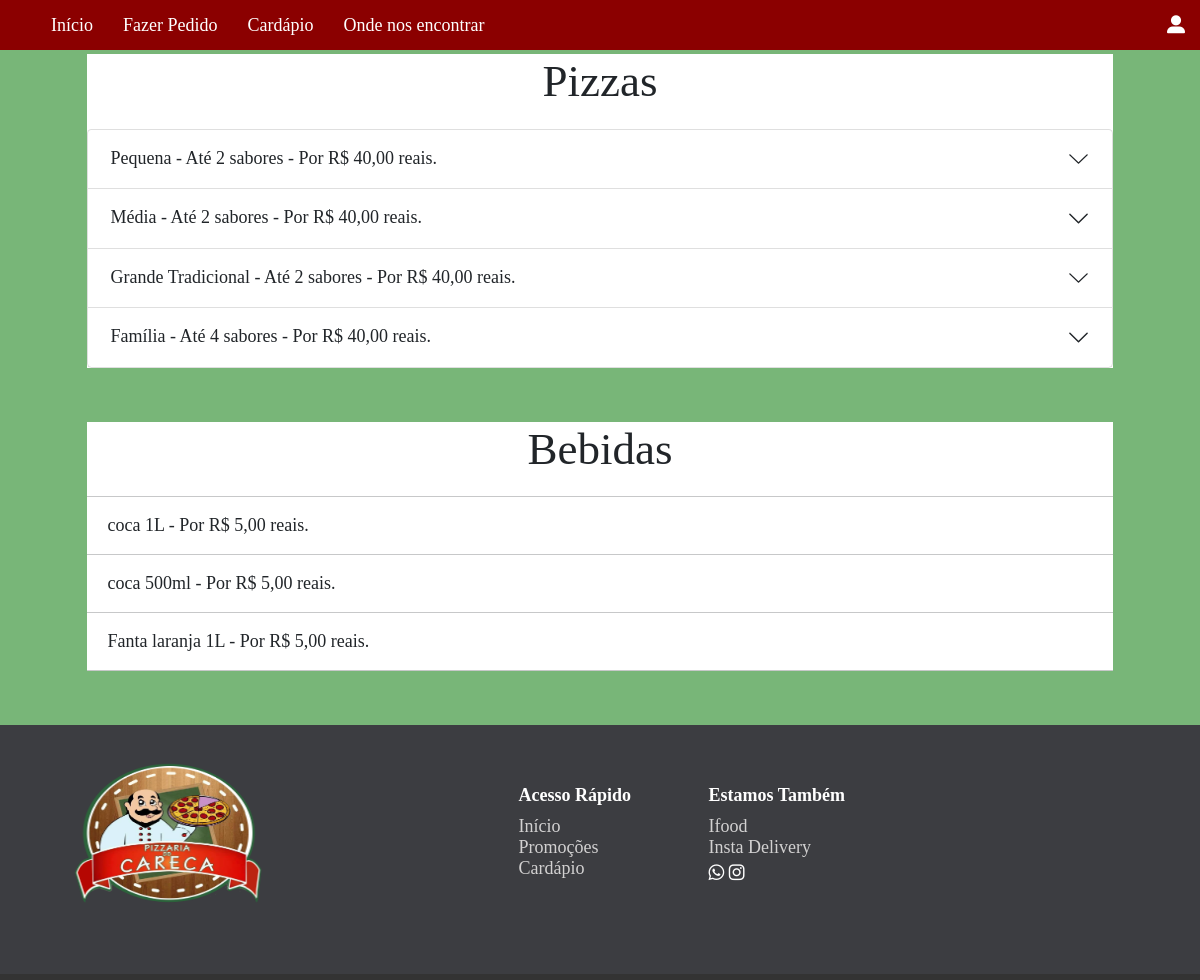
The app's page /cardapio.php, older data.
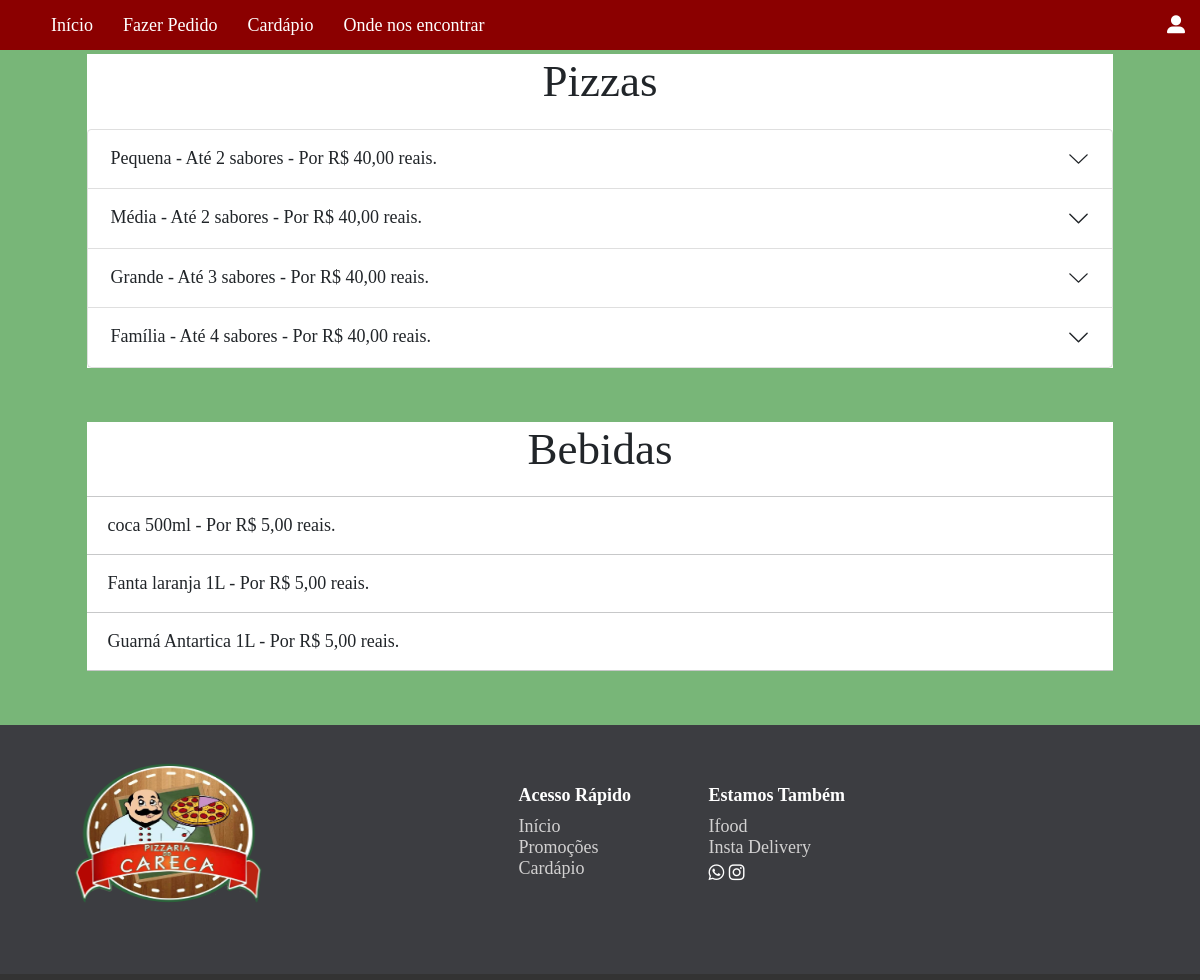
The same page, newer data.
### tables this page shows
CREATE TABLE IF NOT EXISTS `tamanho` (
  `idPizza` int(11) NOT NULL AUTO_INCREMENT,
  `nome` varchar(30) NOT NULL,
  `preco` double NOT NULL,
  `cardapio` enum('on','off') NOT NULL,
  `qtdeSabor` int(11) NOT NULL,
  `status` enum('on','off') NOT NULL,
  PRIMARY KEY (`idPizza`)
);

CREATE TABLE IF NOT EXISTS `bebida` (
  `nome` varchar(30) NOT NULL,
  `preco` double NOT NULL,
  `cardapio` enum('on','off') NOT NULL,
  `idBebida` int(11) NOT NULL AUTO_INCREMENT,
  `status` enum('on','off') NOT NULL,
  PRIMARY KEY (`idBebida`)
);

### cardapio.php (the view, shortened to what this page needs)
<!DOCTYPE html>
<html lang="pt-br">
<head>
  <link href="https://cdn.jsdelivr.net/npm/bootstrap@5.0.0-beta1/dist/css/bootstrap.min.css" rel="stylesheet">
  <link rel="stylesheet" href="css/cardapio.css">
</head>
<?php include "php/barra-menu.php"; ?>
<body>
<div class="geral">
    <div class="pizzas">
    <?php
          include "php\conexaoBD.php";
          $sql = "SELECT * FROM `tamanho` WHERE status='on'  and `cardapio`='on' order by preco ASC";
          $result = $conn->query($sql);
          if ($result->num_rows > 0) {
            $qtdeTamanhoCad=0;
            while($row = $result->fetch_assoc()) {
                $pizza[$qtdeTamanhoCad] = $row["nome"];
                $qtdeSabor[$qtdeTamanhoCad] = $row["qtdeSabor"];
                $preco = $row["preco"];
                $formatter = new NumberFormatter('pt-BR', NumberFormatter:: CURRENCY);
                $brl = $formatter->formatCurrency($preco, 'BRL');
                $qtdeTamanhoCad++;
              }
          }
          include "php\conexaoBD.php";
    echo " <h1>Pizzas</h1>
      <div class='accordion' id='accordionExample'>";
          for ($auxTamanho=0; $auxTamanho < $qtdeTamanhoCad; $auxTamanho++) {
            echo"
            <div class='accordion-item'>
              <h2 class='accordion-header' id='headingOne'>
                <button class='accordion-button collapsed' type='button' data-bs-toggle='collapse' data-bs-target='#a$auxTamanho' aria-expanded='true' aria-controls='a$auxTamanho'>
                  ";
                  $es="";
                  if($qtdeSabor[$auxTamanho]>1){
                    $es="es";
                  }
                  echo"
                  $pizza[$auxTamanho] - Até $qtdeSabor[$auxTamanho] sabor$es - Por $brl reais.
                </button>
              </h2>
              <div id='a$auxTamanho' class='accordion-collapse collapse' aria-labelledby='headingOne' data-bs-parent='#accordionExample'>
                <div class='accordion-body'>";
                echo "
                </div>
              </div>
            </div>
            ";
          }
      echo" </div>
      </div>
      ";
    ?>
    <div class="bebidas">
      <h1> Bebidas </h1>
      <?php
        $sql = "SELECT * FROM `bebida` WHERE status='on' and `cardapio`='on' order by nome";
        $result = $conn->query($sql);
        if ($result->num_rows > 0) {
          while($row = $result->fetch_assoc()) {
            $nome = $row["nome"];
            $preco = $row["preco"];
            $formatter = new NumberFormatter('pt-BR', NumberFormatter:: CURRENCY);
                $brl = $formatter->formatCurrency($preco, 'BRL');
            echo"
              <hr>
              <p>$nome - Por $brl reais.</p>
            ";
          }
          echo"<hr>";
        }
      ?>
    </div>
</div>
<footer> <?php include "rodape.html"; ?> </footer>
</body>
</html>

Row changes from the older to the newer data that the page shows:
no longer on this page (row edited): bebida: nome "coca 1L", preco "R$ 5,00"
added bebida: nome "Guarná Antartica 1L", preco "R$ 5,00"
Text that changed along with them:
new list line: "Grande - Até 3 sabor es - Por reais."
new list line: "R$ 40,00"
list line gone: "Grande Tradicional - Até 2 sabor es - Por reais."
list line gone: "R$ 40,00"
